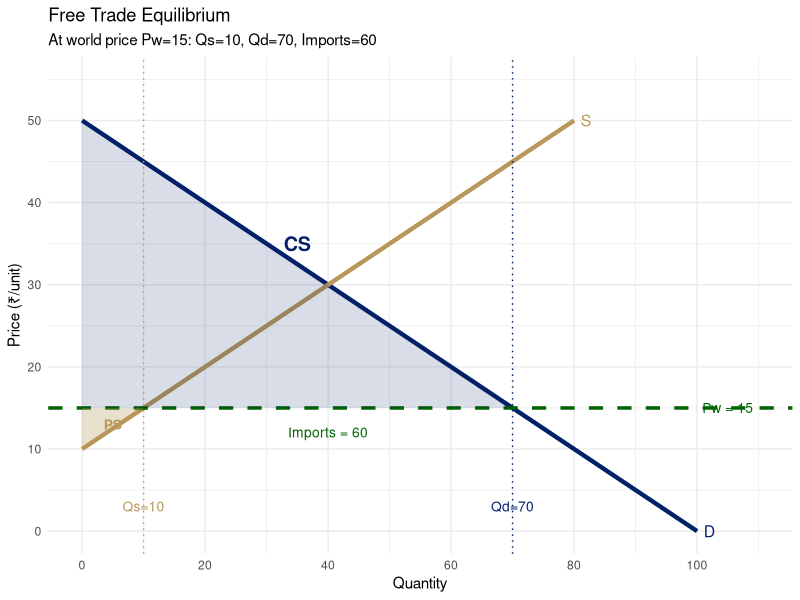
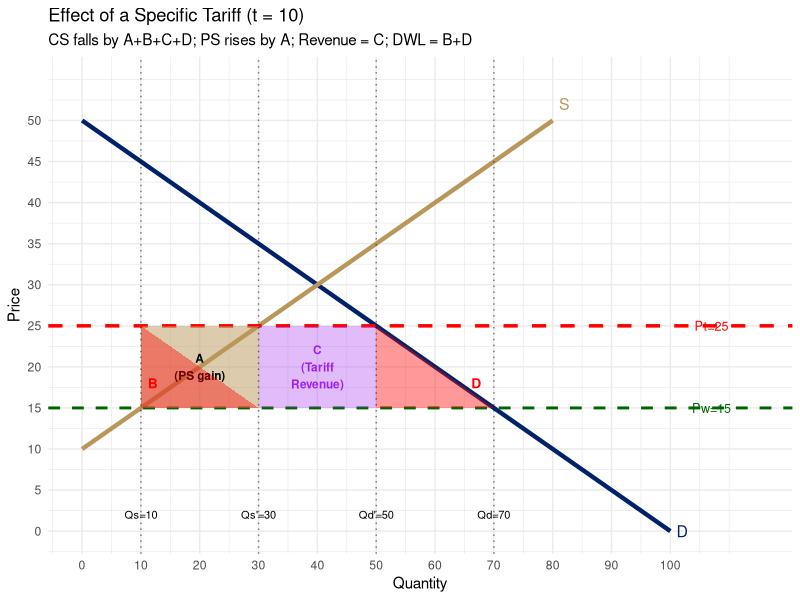
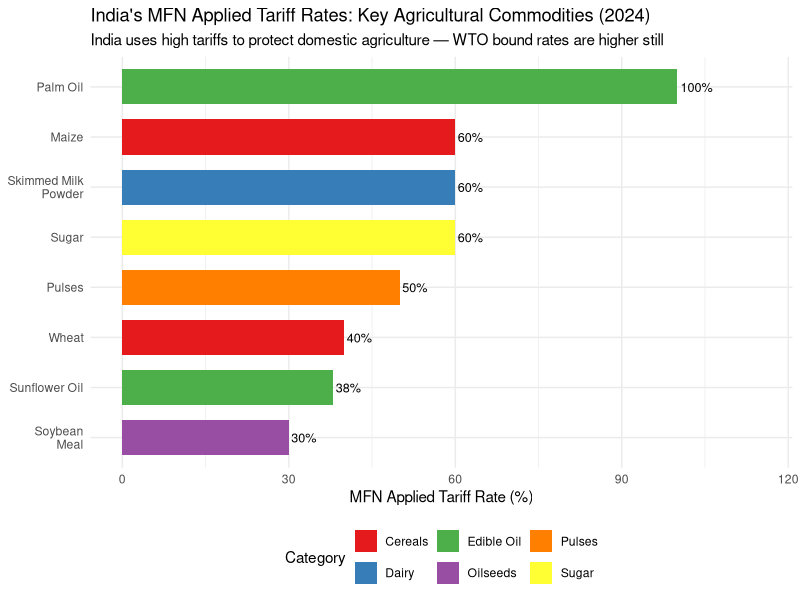
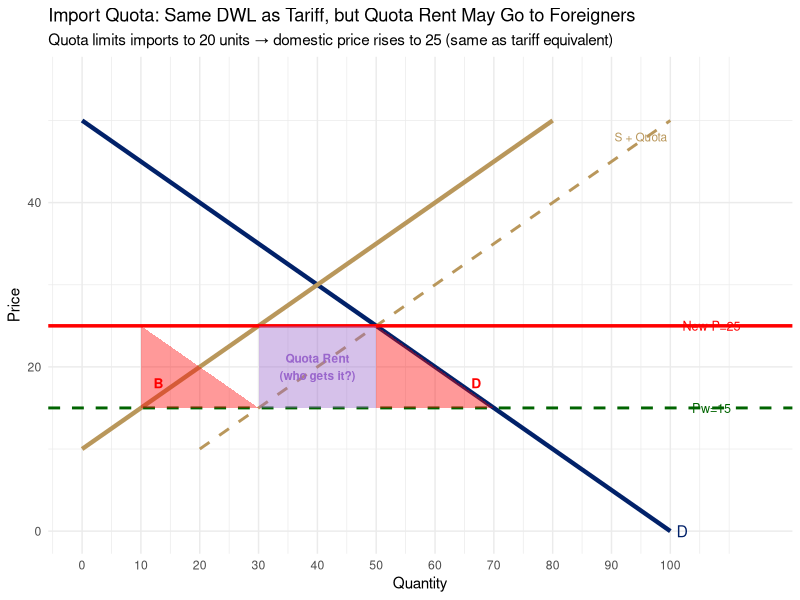

The R source for these figures, in order:
## ---- chunk 1
#| label: setup
#| include: false
library(ggplot2)
library(dplyr)
library(scales)
options(scipen=999)
theme_set(theme_minimal(base_size=11))
knitr::opts_chunk$set(echo = knitr::is_html_output())
## ---- chunk 2
#| label: fig-free-trade
#| fig-cap: "Free Trade: Domestic Supply, Demand, and World Price\nSource: Author's illustration."
#| fig-width: 7
#| fig-height: 5

Pw <- 15
Pautarky <- 30

ggplot() +
  geom_segment(aes(x=0, y=50, xend=100, yend=0), color="#012169", linewidth=1.5) +
  geom_segment(aes(x=0, y=10, xend=80, yend=50), color="#B9975B", linewidth=1.5) +
  geom_hline(yintercept=Pw, linetype="dashed", color="darkgreen", linewidth=1.2) +
  annotate("polygon", x=c(0,0,70), y=c(50,15,15), fill="#012169", alpha=0.15) +
  annotate("polygon", x=c(0,10,0), y=c(10,15,15), fill="#B9975B", alpha=0.3) +
  geom_vline(xintercept=10, linetype="dotted", color="#B9975B") +
  geom_vline(xintercept=70, linetype="dotted", color="#012169") +
  annotate("text", x=10, y=3, label="Qs=10", size=3.5, color="#B9975B") +
  annotate("text", x=70, y=3, label="Qd=70", size=3.5, color="#012169") +
  annotate("text", x=102, y=0, label="D", size=4, color="#012169") +
  annotate("text", x=82, y=50, label="S", size=4, color="#B9975B") +
  annotate("text", x=105, y=Pw, label=paste0("Pw = ", Pw), size=3.5, color="darkgreen") +
  annotate("text", x=35, y=35, label="CS", size=5, color="#012169", fontface="bold") +
  annotate("text", x=5, y=13, label="PS", size=3.5, color="#B9975B", fontface="bold") +
  annotate("text", x=40, y=12, label="Imports = 60", size=3.5, color="darkgreen") +
  scale_x_continuous(limits=c(0,110), breaks=seq(0,100,20)) +
  scale_y_continuous(limits=c(0,55), breaks=seq(0,50,10)) +
  labs(title="Free Trade Equilibrium",
       subtitle="At world price Pw=15: Qs=10, Qd=70, Imports=60",
       x="Quantity", y="Price (₹/unit)") +
  theme_minimal(base_size=11)
## ---- chunk 3
#| label: fig-tariff-welfare
#| fig-cap: "Specific Tariff t=10: CS Lost, PS Gained, DWL Triangles\nSource: Author's illustration."
#| fig-width: 8
#| fig-height: 4

Pw <- 15; t <- 10; Pt <- Pw + t

Qd_free   <- 100 - 2*Pw   # 70
Qs_free   <- -20 + 2*Pw   # 10
Qd_tariff <- 100 - 2*Pt   # 50
Qs_tariff <- -20 + 2*Pt   # 30

ggplot() +
  geom_segment(aes(x=0, y=50, xend=100, yend=0), color="#012169", linewidth=1.5) +
  geom_segment(aes(x=0, y=10, xend=80, yend=50), color="#B9975B", linewidth=1.5) +
  geom_hline(yintercept=Pw, linetype="dashed", color="darkgreen", linewidth=1) +
  geom_hline(yintercept=Pt, linetype="dashed", color="red", linewidth=1.2) +
  # Area A: PS gain rectangle
  annotate("polygon", 
           x=c(Qs_free, Qs_tariff, Qs_tariff, Qs_free), 
           y=c(Pw, Pw, Pt, Pt), 
           fill="#B9975B", alpha=0.5) +
  annotate("text", x=(Qs_free+Qs_tariff)/2, y=(Pw+Pt)/2, label="A\n(PS gain)", 
           size=3, fontface="bold") +
  # Area B: DWL production triangle
  annotate("polygon",
           x=c(Qs_free, Qs_tariff, Qs_free),
           y=c(Pw, Pw, Pt),
           fill="red", alpha=0.4) +
  annotate("text", x=Qs_free+2, y=Pw+3, label="B", size=3.5, fontface="bold", color="red") +
  # Area C: tariff revenue rectangle
  annotate("polygon",
           x=c(Qs_tariff, Qd_tariff, Qd_tariff, Qs_tariff),
           y=c(Pw, Pw, Pt, Pt),
           fill="purple", alpha=0.3) +
  annotate("text", x=(Qs_tariff+Qd_tariff)/2, y=(Pw+Pt)/2, label="C\n(Tariff\nRevenue)", 
           size=3, fontface="bold", color="purple") +
  # Area D: DWL consumption triangle
  annotate("polygon",
           x=c(Qd_tariff, Qd_free, Qd_tariff),
           y=c(Pt, Pw, Pw),
           fill="red", alpha=0.4) +
  annotate("text", x=Qd_free-3, y=Pw+3, label="D", size=3.5, fontface="bold", color="red") +
  annotate("text", x=107, y=Pw, label=paste0("Pw=",Pw), size=3.2, color="darkgreen") +
  annotate("text", x=107, y=Pt, label=paste0("Pt=",Pt), size=3.2, color="red") +
  geom_vline(xintercept=c(Qs_free,Qs_tariff,Qd_tariff,Qd_free), linetype="dotted", alpha=0.5) +
  annotate("text", x=Qs_free,   y=2, label=paste0("Qs=",Qs_free),      size=2.8) +
  annotate("text", x=Qs_tariff, y=2, label=paste0("Qs'=",Qs_tariff),   size=2.8) +
  annotate("text", x=Qd_tariff, y=2, label=paste0("Qd'=",Qd_tariff),   size=2.8) +
  annotate("text", x=Qd_free,   y=2, label=paste0("Qd=",Qd_free),      size=2.8) +
  annotate("text", x=102, y=0, label="D", size=4, color="#012169") +
  annotate("text", x=82, y=52, label="S", size=4, color="#B9975B") +
  scale_x_continuous(limits=c(0,115), breaks=seq(0,100,10)) +
  scale_y_continuous(limits=c(0,55), breaks=seq(0,50,5)) +
  labs(title="Effect of a Specific Tariff (t = 10)",
       subtitle="CS falls by A+B+C+D; PS rises by A; Revenue = C; DWL = B+D",
       x="Quantity", y="Price") +
  theme_minimal(base_size=11)
## ---- chunk 4
#| label: fig-india-tariffs
#| fig-cap: "India: Applied MFN Tariff Rates on Key Agricultural Imports (2024)\nSource: WTO, Tariff Profiles (2024); DGFT."
#| fig-width: 8
#| fig-height: 4.5

tariff_data <- data.frame(
  commodity = c("Palm Oil", "Sunflower Oil", "Wheat", "Pulses", "Sugar",
                "Skimmed Milk\nPowder", "Maize", "Soybean\nMeal"),
  tariff_rate = c(100, 38, 40, 50, 60, 60, 60, 30),
  type = c("Edible Oil", "Edible Oil", "Cereals", "Pulses", "Sugar",
           "Dairy", "Cereals", "Oilseeds")
)
tariff_data <- tariff_data |> arrange(tariff_rate) |>
  mutate(commodity=factor(commodity, levels=commodity))

ggplot(tariff_data, aes(x=commodity, y=tariff_rate, fill=type)) +
  geom_col(width=0.7) +
  geom_text(aes(label=paste0(tariff_rate, "%")), hjust=-0.1, size=3.2) +
  coord_flip() +
  scale_fill_brewer(palette="Set1") +
  labs(title="India's MFN Applied Tariff Rates: Key Agricultural Commodities (2024)",
       subtitle="India uses high tariffs to protect domestic agriculture — WTO bound rates are higher still",
       x=NULL, y="MFN Applied Tariff Rate (%)", fill="Category") +
  scale_y_continuous(limits=c(0,115)) +
  theme_minimal(base_size=11) +
  theme(legend.position="bottom")
## ---- chunk 5
#| label: fig-quota
#| fig-cap: "Import Quota: Quantity Restriction Creates Quota Rent Instead of Revenue\nSource: Author's illustration."
#| fig-width: 8
#| fig-height: 5

Pw <- 15; Pt <- 25
Qs_free <- 10; Qd_free <- 70
Qs_q <- 30; Qd_q <- 50
quota <- 20

ggplot() +
  geom_segment(aes(x=0, y=50, xend=100, yend=0), color="#012169", linewidth=1.5) +
  geom_segment(aes(x=0, y=10, xend=80, yend=50), color="#B9975B", linewidth=1.5) +
  geom_segment(aes(x=quota, y=10, xend=80+quota, yend=50), color="#B9975B", linewidth=1, linetype="dashed") +
  annotate("text", x=95, y=48, label="S + Quota", size=3, color="#B9975B") +
  geom_hline(yintercept=Pw, linetype="dashed", color="darkgreen", linewidth=1) +
  geom_hline(yintercept=Pt, linetype="solid", color="red", linewidth=1.2) +
  annotate("text", x=107, y=Pw, label="Pw=15", size=3.2, color="darkgreen") +
  annotate("text", x=107, y=Pt, label="New P=25", size=3.2, color="red") +
  annotate("polygon", x=c(Qs_q, Qd_q, Qd_q, Qs_q), y=c(Pw, Pw, Pt, Pt),
           fill="#9966CC", alpha=0.4) +
  annotate("text", x=(Qs_q+Qd_q)/2, y=(Pw+Pt)/2, label="Quota Rent\n(who gets it?)", 
           size=3, fontface="bold", color="#9966CC") +
  annotate("polygon", x=c(Qs_free, Qs_q, Qs_free), y=c(Pw, Pw, Pt), fill="red", alpha=0.4) +
  annotate("polygon", x=c(Qd_q, Qd_free, Qd_q), y=c(Pt, Pw, Pw), fill="red", alpha=0.4) +
  annotate("text", x=Qs_free+3, y=Pw+3, label="B", size=3.5, color="red", fontface="bold") +
  annotate("text", x=Qd_free-3, y=Pw+3, label="D", size=3.5, color="red", fontface="bold") +
  annotate("text", x=102, y=0, label="D", size=4, color="#012169") +
  scale_x_continuous(limits=c(0,115), breaks=seq(0,100,10)) +
  scale_y_continuous(limits=c(0,55)) +
  labs(title="Import Quota: Same DWL as Tariff, but Quota Rent May Go to Foreigners",
       subtitle="Quota limits imports to 20 units → domestic price rises to 25 (same as tariff equivalent)",
       x="Quantity", y="Price") +
  theme_minimal(base_size=11)
